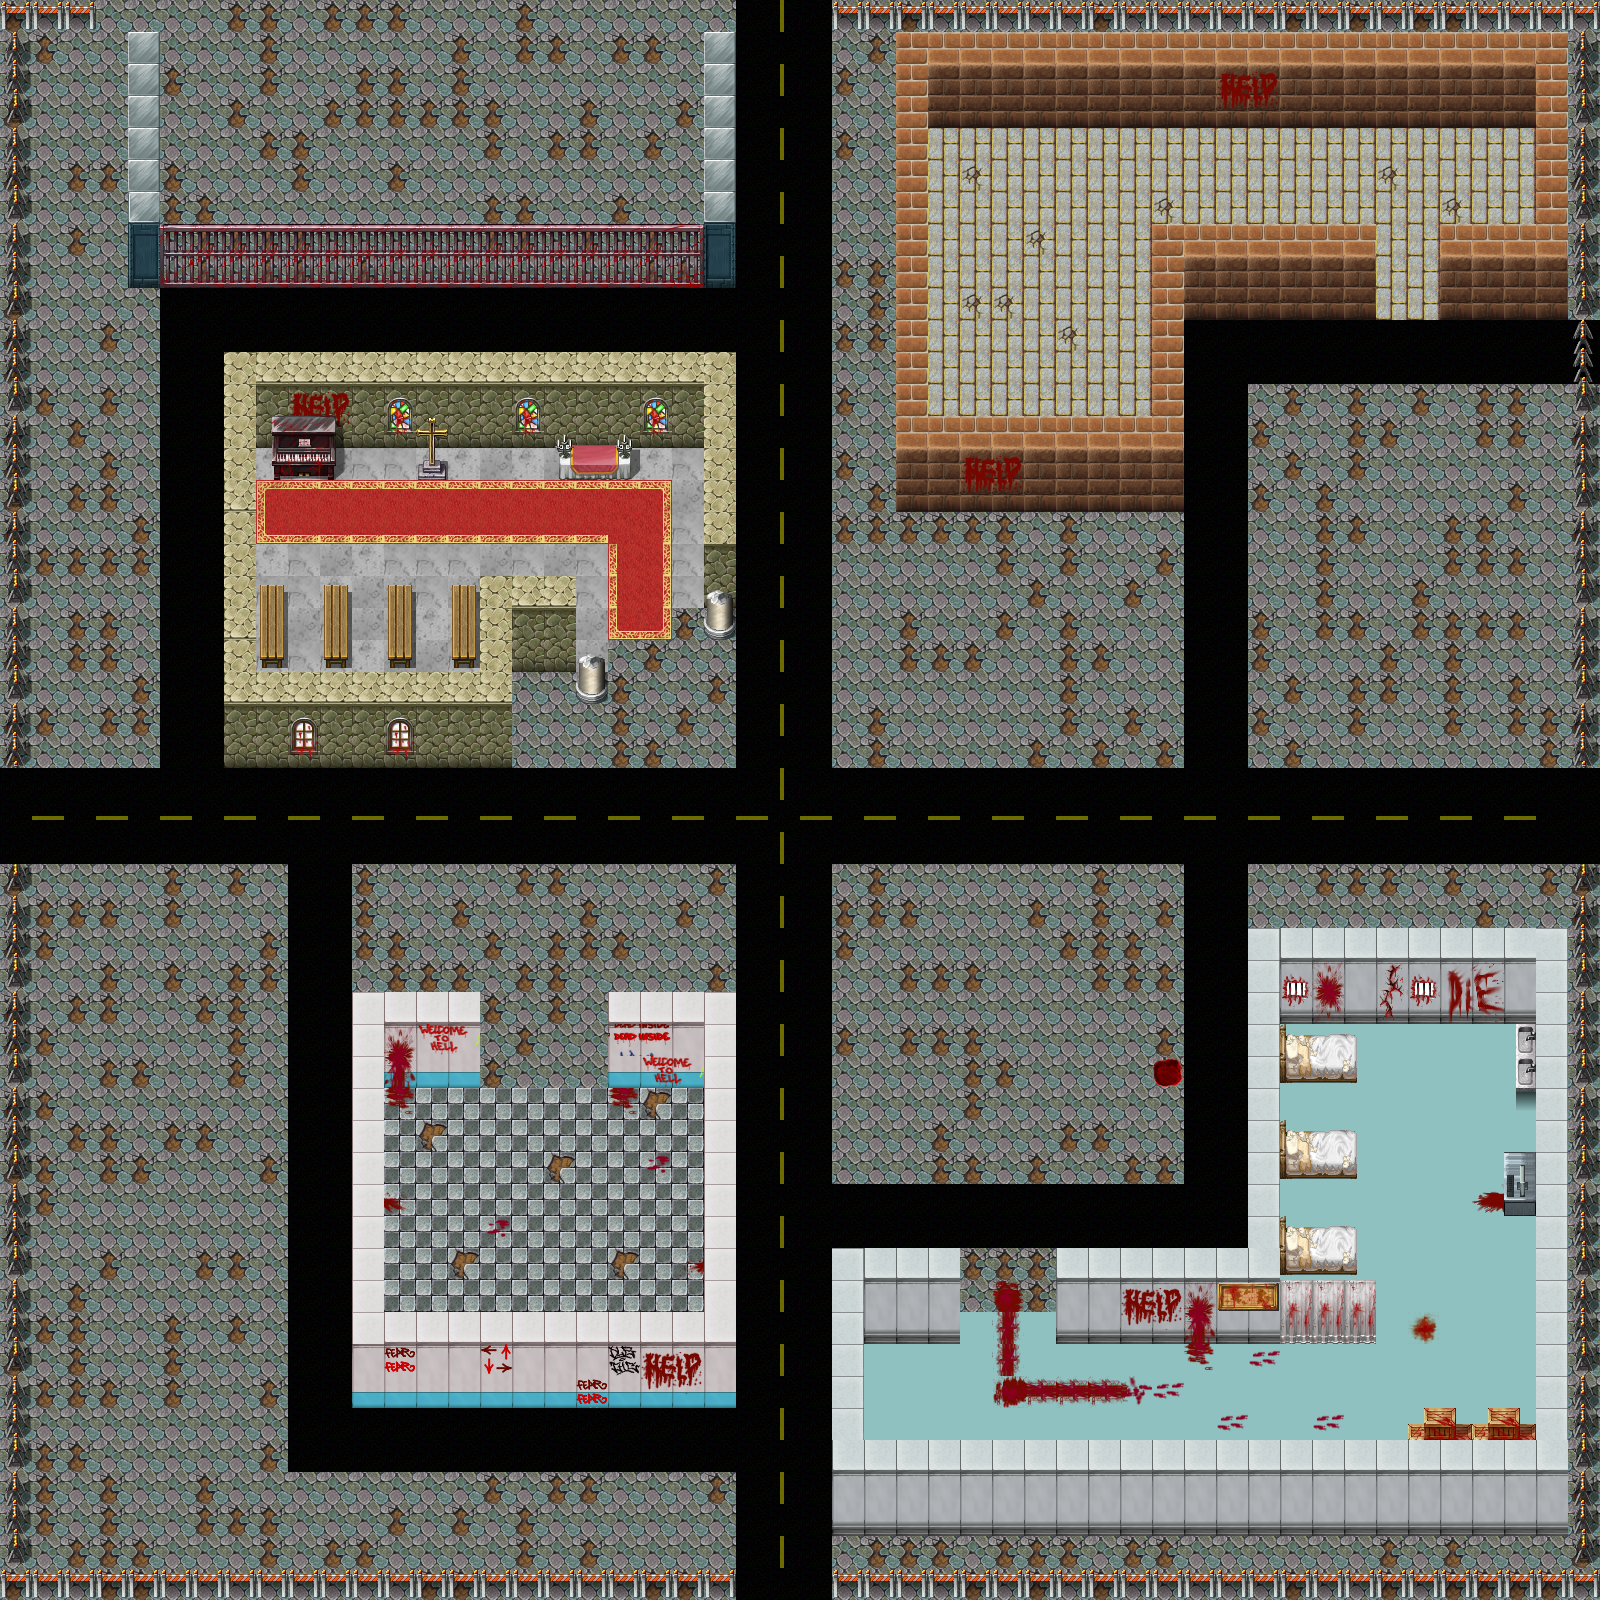

Rendered tile map (Tiled .tmx) drawn with the repository's tilesets; below, a short description and the map source with its tile grids summarised:
An orthogonal 50x50 tile map with 32x32 px tiles, 6 tile layers (Ground, behindwall, 1stFloor, cracks, ...), 20 tilesets and 25 objects (15x wall, 5x item, 5x enemy_spawn).

<map version="1.2" tiledversion="1.3.4" orientation="orthogonal" renderorder="right-down" width="50" height="50" tilewidth="32" tileheight="32" infinite="0" nextlayerid="9" nextobjectid="201">
 <tileset firstgid="1" source="rpgmaker_tileset.tsx" />
 <tileset firstgid="2017" source="bus_tile_set.tsx" />
 <tileset firstgid="2273" name="soda_machine_by_nicnubill_dcbilj5" tilewidth="32" tileheight="32" tilecount="36" columns="6">
  <image source="soda_machine_by_nicnubill_dcbilj5.png" width="200" height="200" />
 </tileset>
 <tileset firstgid="2309" source="dead_city.tsx" />
 <tileset firstgid="2565" source="contrete.tsx" />
 <tileset firstgid="2577" source="metal_drum.tsx" />
 <tileset firstgid="2833" source="modern_sign.tsx" />
 <tileset firstgid="3025" source="dumpster_larger_by_nicnubill_dbpplgn.tsx" />
 <tileset firstgid="3061" source="police_station_by_nicnubill_d9892fb.tsx" />
 <tileset firstgid="3317" source="texture_pack_1__crete_wall_by_sharkmanexr_dzojed.tsx" />
 <tileset firstgid="3333" source="pillar_by_nicnubill_d6pkzp3.tsx" />
 <tileset firstgid="3589" source="Cartoon Dungeon - Corridor2.tsx" />
 <tileset firstgid="3813" source="city.tsx" />
 <tileset firstgid="4597" source="juli_restaff_teil1_5_5_graffiti_tags_by_stikone_dberttu.tsx" />
 <tileset firstgid="4669" source="blood___halloween_2017_7_8_by_stikone_dbs3t43.tsx" />
 <tileset firstgid="4689" source="inside_body_a2_by_wingedavarice_d7wfabq.tsx" />
 <tileset firstgid="4881" source="KakaoTalk_20200505_031113801.tsx" />
 <tileset firstgid="5137" source="inside_b_bloody_edition_by_hishimy_db8g38d.tsx" />
 <tileset firstgid="5393" source="beds.tsx" />
 <tileset firstgid="5969" source="red_carpet.tsx" />
 <layer id="1" name="Ground" width="50" height="50">
  <data>[2500 cells, 2500 non-empty, 22 distinct tile ids]</data>
 </layer>
 <layer id="7" name="behindwall" width="50" height="50">
  <data>[2500 cells, 8 non-empty, 4 distinct tile ids]</data>
 </layer>
 <layer id="2" name="1stFloor" width="50" height="50">
  <data>[2500 cells, 703 non-empty, 41 distinct tile ids]</data>
 </layer>
 <layer id="4" name="cracks" width="50" height="50">
  <data>[2500 cells, 110 non-empty, 50 distinct tile ids]</data>
 </layer>
 <layer id="6" name="frontwall" width="50" height="50">
  <data>[2500 cells, 40 non-empty, 25 distinct tile ids]</data>
 </layer>
 <layer id="3" name="2ndFloor" width="50" height="50">
  <data>[2500 cells, 0 non-empty, 0 distinct tile ids]</data>
 </layer>
 <objectgroup id="8" name="Object">
  <object id="167" name="player" type="wall" x="768" y="792" width="32" height="32" />
  <object id="169" name="item" x="864" y="856" width="32" height="32" />
  <object id="172" name="enemy_spawn" x="608" y="800" width="32" height="32" />
  <object id="173" name="enemy_spawn" x="544" y="800" width="32" height="32" />
  <object id="178" name="wall" x="224" y="448" width="32" height="224" />
  <object id="179" name="wall" x="704" y="448" width="32" height="192" />
  <object id="180" name="wall" x="480" y="576" width="96" height="96" />
  <object id="181" name="wall" x="224" y="672" width="288" height="96" />
  <object id="182" name="wall" x="224" y="352" width="512" height="96" />
  <object id="183" name="wall" x="576" y="672" width="32" height="32" />
  <object id="184" name="wall" x="451" y="584" width="24" height="84" />
  <object id="185" name="wall" x="388" y="584" width="24" height="84" />
  <object id="186" name="wall" x="323" y="585" width="24" height="84" />
  <object id="187" name="wall" x="260" y="584" width="24" height="84" />
  <object id="188" name="wall" x="272" y="448" width="64" height="32" />
  <object id="189" name="wall" x="416" y="448" width="32" height="32" />
  <object id="190" name="wall" x="560" y="448" width="72" height="32" />
  <object id="191" name="wall" x="579" y="654" width="25" height="18">
   <ellipse />
  </object>
  <object id="194" name="item" x="864" y="928" width="32" height="32" />
  <object id="195" name="item" x="864" y="640" width="32" height="32" />
  <object id="196" name="item" x="864" y="784" width="32" height="32" />
  <object id="197" name="item" x="864" y="704" width="32" height="32" />
  <object id="198" name="enemy_spawn" x="480" y="800" width="32" height="32" />
  <object id="199" name="enemy_spawn" x="416" y="800" width="32" height="32" />
  <object id="200" name="enemy_spawn" x="352" y="800" width="32" height="32" />
 </objectgroup>
</map>
